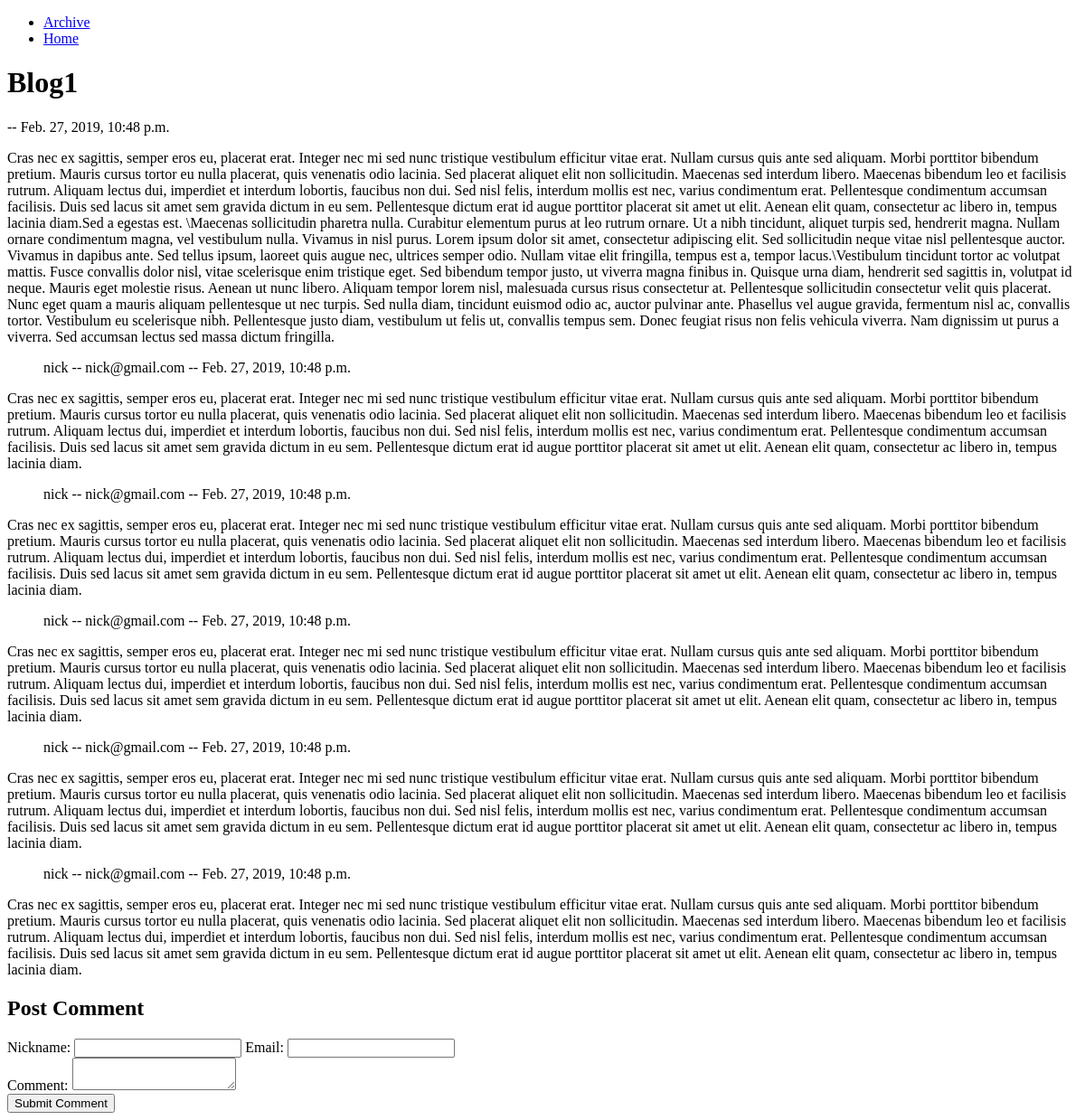
The page /blog/51 on the database its author committed.
### blog/models.py (models this page shows)
class Blog(models.Model):
    title = models.CharField(max_length = 200)
    author_name = models.CharField(max_length = 200)
    content = models.CharField(max_length = 3000)
    post_date = models.DateTimeField('date posted')

class Comment(models.Model):
    blog = models.ForeignKey(Blog, on_delete=models.CASCADE)
    nickname = models.CharField(max_length = 200)
    email = models.CharField(max_length = 200)
    content = models.CharField(max_length = 3000)
    post_date = models.DateTimeField('date posted')

### blog/views.py (the view)
# urls.py: path('<int:b_id>',views.BlogEntry, name ='entry'),
def BlogEntry(request, b_id):
    blog = get_object_or_404(Blog, pk=b_id)
    lastC = Comment.objects.order_by('-post_date')
    return render(request,'blog/BlogEntry.html',{'blog':blog})

### blog/templates/blog/BlogEntry.html (shortened to what this page needs)
<!DOCTYPE html>
<html lang="en">
{% load static %}
  <head>
     <link rel="stylesheet" type="text/css" href="{% static 'blog/shared.css' %}">
  </head>
  <body class ="bg-dark text-white">
      <ul>
      <li><a href="{% url 'blog:archive'%}">Archive</a></li>
      <li><a href="{% url 'blog:bloghome'%}">Home</a></li>
    </ul>
  	<h1>{{blog.title}}</h1>
  	<div>{{blog.authorname}} -- {{blog.post_date}}</div>
  	<p>{{ blog.content}}</p>
  	{% for comment in blog.comment_set.all %}
  	<dir>{{ comment.nickname }} -- {{comment.email}} -- {{comment.post_date}}</dir>
  	<p>{{ comment.content }}</p>
  	{% endfor %}
  	<form action = "{% url 'blog:postComment' blog.id %}" method="POST">
  	<header>
  		<h2>Post Comment</h2>
  	</header>
  	<div>
  		<label for="nickname">Nickname:</label>
  		<input type="text" id="nickname" name="nickname">
  		<label for="email">Email:</label>
  		<input type="email" id="email" name="email">
  	</div>
  	<div>
  		<label for="content">Comment:</label>
  		<textarea id ="content" name="content"></textarea>
  	</div>
  	<div>
  		<button id="submission" type="submit">Submit Comment</button>
  	</div>
  </form>
  </body>
</html>

### rows shown on the page
Blog: title "Blog1", post_date "Feb. 27, 2019, 10:48 p.m.", content "Cras nec ex sagittis, semper eros eu, placerat erat. Integer nec mi sed nunc tristique vestibulum efficitur vitae erat. Nullam cursus quis ante sed aliquam. Morbi porttitor bibendum pretium. Mauris cursus tortor eu nulla placerat, quis venenatis odio lacinia. Sed placerat aliquet elit non sollicitudin. Maecenas sed interdum libero. Maecenas bibendum leo et facilisis rutrum. Aliquam lectus dui, imperdiet et interdum lobortis, faucibus non dui. Sed nisl felis, interdum mollis est nec, varius condimentum erat. Pellentesque condimentum accumsan facilisis. Duis sed lacus sit amet sem gravida dictum in eu sem. Pellentesque dictum erat id augue porttitor placerat sit amet ut elit. Aenean elit…"
Comment: nickname "nick", email "nick@gmail.com", post_date "Feb. 27, 2019, 10:48 p.m.", content "Cras nec ex sagittis, semper eros eu, placerat erat. Integer nec mi sed nunc tristique vestibulum efficitur vitae erat. Nullam cursus quis ante sed aliquam. Morbi porttitor bibendum pretium. Mauris cursus tortor eu nulla placerat, quis venenatis odio lacinia. Sed placerat aliquet elit non sollicitudin. Maecenas sed interdum libero. Maecenas bibendum leo et facilisis rutrum. Aliquam lectus dui, imperdiet et interdum lobortis, faucibus non dui. Sed nisl felis, interdum mollis est nec, varius condimentum erat. Pellentesque condimentum accumsan facilisis. Duis sed lacus sit amet sem gravida dictum in eu sem. Pellentesque dictum erat id augue porttitor placerat sit amet ut elit. Aenean elit…"
Comment: nickname "nick", email "nick@gmail.com", post_date "Feb. 27, 2019, 10:48 p.m.", content "Cras nec ex sagittis, semper eros eu, placerat erat. Integer nec mi sed nunc tristique vestibulum efficitur vitae erat. Nullam cursus quis ante sed aliquam. Morbi porttitor bibendum pretium. Mauris cursus tortor eu nulla placerat, quis venenatis odio lacinia. Sed placerat aliquet elit non sollicitudin. Maecenas sed interdum libero. Maecenas bibendum leo et facilisis rutrum. Aliquam lectus dui, imperdiet et interdum lobortis, faucibus non dui. Sed nisl felis, interdum mollis est nec, varius condimentum erat. Pellentesque condimentum accumsan facilisis. Duis sed lacus sit amet sem gravida dictum in eu sem. Pellentesque dictum erat id augue porttitor placerat sit amet ut elit. Aenean elit…"
Comment: nickname "nick", email "nick@gmail.com", post_date "Feb. 27, 2019, 10:48 p.m.", content "Cras nec ex sagittis, semper eros eu, placerat erat. Integer nec mi sed nunc tristique vestibulum efficitur vitae erat. Nullam cursus quis ante sed aliquam. Morbi porttitor bibendum pretium. Mauris cursus tortor eu nulla placerat, quis venenatis odio lacinia. Sed placerat aliquet elit non sollicitudin. Maecenas sed interdum libero. Maecenas bibendum leo et facilisis rutrum. Aliquam lectus dui, imperdiet et interdum lobortis, faucibus non dui. Sed nisl felis, interdum mollis est nec, varius condimentum erat. Pellentesque condimentum accumsan facilisis. Duis sed lacus sit amet sem gravida dictum in eu sem. Pellentesque dictum erat id augue porttitor placerat sit amet ut elit. Aenean elit…"
Comment: nickname "nick", email "nick@gmail.com", post_date "Feb. 27, 2019, 10:48 p.m.", content "Cras nec ex sagittis, semper eros eu, placerat erat. Integer nec mi sed nunc tristique vestibulum efficitur vitae erat. Nullam cursus quis ante sed aliquam. Morbi porttitor bibendum pretium. Mauris cursus tortor eu nulla placerat, quis venenatis odio lacinia. Sed placerat aliquet elit non sollicitudin. Maecenas sed interdum libero. Maecenas bibendum leo et facilisis rutrum. Aliquam lectus dui, imperdiet et interdum lobortis, faucibus non dui. Sed nisl felis, interdum mollis est nec, varius condimentum erat. Pellentesque condimentum accumsan facilisis. Duis sed lacus sit amet sem gravida dictum in eu sem. Pellentesque dictum erat id augue porttitor placerat sit amet ut elit. Aenean elit…"
Comment: nickname "nick", email "nick@gmail.com", post_date "Feb. 27, 2019, 10:48 p.m.", content "Cras nec ex sagittis, semper eros eu, placerat erat. Integer nec mi sed nunc tristique vestibulum efficitur vitae erat. Nullam cursus quis ante sed aliquam. Morbi porttitor bibendum pretium. Mauris cursus tortor eu nulla placerat, quis venenatis odio lacinia. Sed placerat aliquet elit non sollicitudin. Maecenas sed interdum libero. Maecenas bibendum leo et facilisis rutrum. Aliquam lectus dui, imperdiet et interdum lobortis, faucibus non dui. Sed nisl felis, interdum mollis est nec, varius condimentum erat. Pellentesque condimentum accumsan facilisis. Duis sed lacus sit amet sem gravida dictum in eu sem. Pellentesque dictum erat id augue porttitor placerat sit amet ut elit. Aenean elit…"
